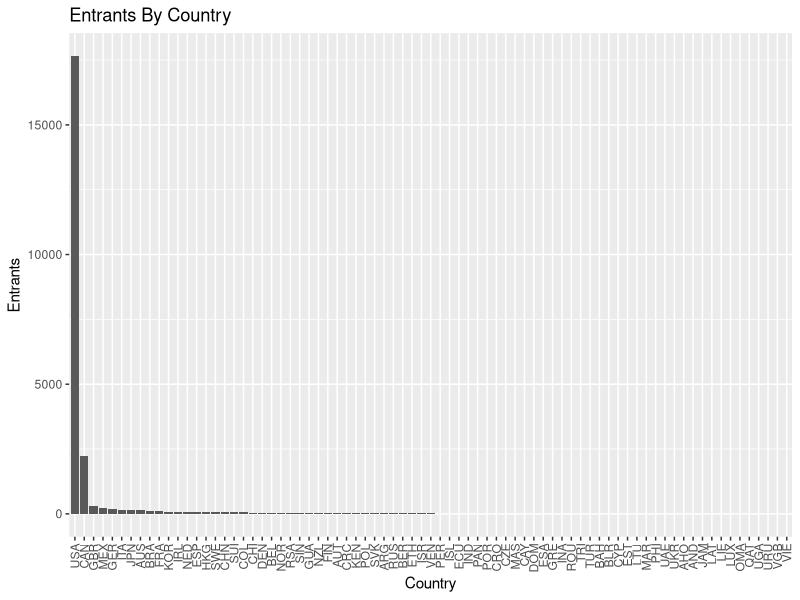
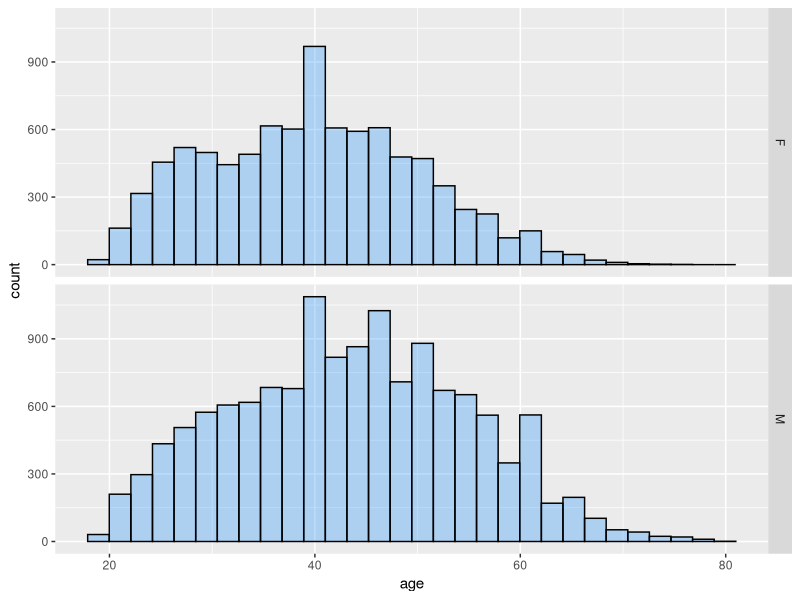
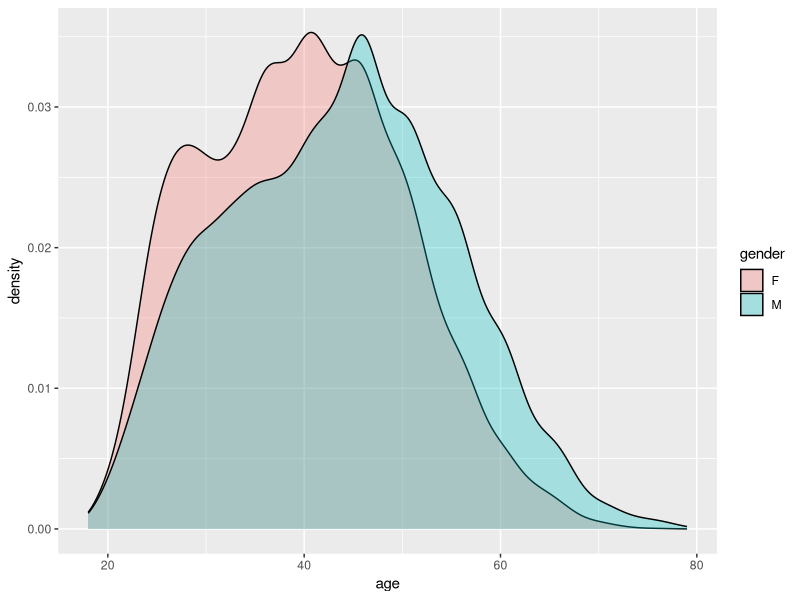

The R script that drew these images, in order: (Note: this script raises an error after producing the figures.)
## ---- chunk 1
library(plyr)
library(lubridate)
library(ggplot2)
results = read.csv("resultsfinal.csv", stringsAsFactors=FALSE)

#create divisions for age groups, based on agr goups listed at http://raceday.baa.org/statistics.html
results$age_group = cut(results$age, breaks = c(0, 40, 45, 50, 55, 60, 65, 70, 75, 80), labels = c("under_40", "40-44", "45-49", "50-54", "60-64", "65-69", "70-74", "75-79", "80+"), right = FALSE, ordered_result = TRUE)

#convert gender, county_origin to factor variables
results$gender = factor(results$gender); results$gender = factor(results$gender); results$county = factor(results$county)

#convert times to duration objects using as.difftime() and lubridate's as.duration()

#results$X5k <- as.duration(as.difftime(tim = results$X5k, format = "%T", units = "secs"))
#results$X10k <- as.duration(as.difftime(tim = results$X10k, format = "%T", units = "secs"))
#results$X15k <- as.duration(as.difftime(tim = results$X15k, format = "%T", units = "secs"))
#results$X20k <- as.duration(as.difftime(tim = results$X20k, format = "%T", units = "secs"))
#results$half <- as.duration(as.difftime(tim = results$half, format = "%T", units = "secs"))
#results$X25k <- as.duration(as.difftime(tim = results$X25k, format = "%T", units = "secs"))
#results$X30k <- as.duration(as.difftime(tim = results$X30k, format = "%T", units = "secs"))
#results$X35k <- as.duration(as.difftime(tim = results$X35k, format = "%T", units = "secs"))
#results$X40k <- as.duration(as.difftime(tim = results$X40k, format = "%T", units = "secs"))
#results$pace <- as.duration(as.difftime(tim = results$pace, format = "%T", units = "secs"))
#results$official_time <- as.duration(as.difftime(tim = results$official_time, format = "%T", units = "secs"))

results$X5k <- as.POSIXlt(results$X5k, format = "%T")
results$X10k <- as.POSIXlt(results$X10k, format = "%T")
results$X15k <- as.POSIXlt(results$X15k, format = "%T")
results$X20k <- as.POSIXlt(results$X20k, format = "%T")
results$half <- as.POSIXlt(results$half, format = "%T")
results$X25k <- as.POSIXlt(results$X25k, format = "%T")
results$X30k <- as.POSIXlt(results$X30k, format = "%T")
results$X35k <- as.POSIXlt(results$X35k, format = "%T")
results$X40k <- as.POSIXlt(results$X40k, format = "%T")
results$pace <- as.POSIXlt(results$pace, format = "%T")
results$official_time <- as.POSIXlt(results$official_time, format = "%T")

#exclude any columns with na for any value; this removes 194 runners who didn't cross various checkpoints for any reasin (dropped out, missed checkpoint, foot RFID tag error...)
results = na.omit(results)
## ---- chunk 2
countrycounts = data.frame(table(results$county))
names(countrycounts) <- c("Country", "Entrants")
ggplot(countrycounts, aes(x = reorder(Country, -Entrants), y = Entrants)) + geom_bar(stat="identity") + xlab("Country") + ggtitle("Entrants By Country") + theme(axis.text.x = element_text(angle = 90, hjust = 1, vjust = 0.5))

#TODO: print top 10 sorted

#TODO: print countries with <5 entries just for fun?

#TODO: filled country map
## ---- chunk 3
ggplot(results, aes(x=age)) + geom_histogram(fill = "dodgerblue", colour="black", alpha = 0.3) + facet_grid(gender ~ .)
## ---- chunk 4
ggplot(results, aes(x=age, fill = gender)) + geom_density(alpha = 0.3)
## ---- chunk 5
ggplot(results, aes(x=age_group, y=official_time)) + geom_violin(fill = "dodgerblue", alpha = 0.3) + ggtitle("Official Finishing Times By Age Group")
ggplot(results, aes(x=age_group, y=official_time)) + geom_boxplot(fill = "dodgerblue", alpha = 0.3) + ggtitle("Official Finishing Times By Age Group")

ggplot(results, aes(x=gender, y=official_time)) + geom_violin(fill = "dodgerblue", alpha = 0.3) + ggtitle("Official Finishing Times By Age Group")
ggplot(results, aes(x=gender, y=official_time)) + geom_boxplot(fill = "dodgerblue", alpha = 0.3) + ggtitle("Official Finishing Times By Age Group")

#TODO: create faceted plot for each age group; in each facet, plot a horizontal line with the qualifying time for that group.

#TODO: split violin plots for male/female, within each age group --  see http://stackoverflow.com/questions/35717353/split-violin-plot-with-ggplot2
## ---- chunk 6
#TODO: compute times over intervals...
#results$final_5k = results$X40k - results$X35k
#ggplot(results, aes(x=gender, y=results$X40k - results$X35k)) + geom_violin(fill = "dodgerblue", alpha = 0.3)
## ---- chunk 7
ggplot(results[results$age_group!="NA",], aes(x=age_group, y=pace)) + geom_violin()
## ---- chunk 8
ggplot(results, aes(x = bib_number, y = overall_place)) + geom_point()
ggplot(results, aes(x = bib_number, y = overall_place)) + stat_binhex()
